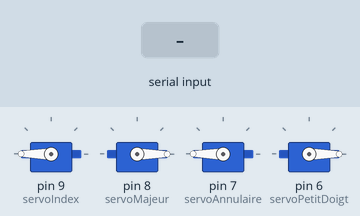
Recording of a sketch running on a simulated Arduino Uno, built with avr-gcc and run on an emulated ATmega328P. Parts: 4 × servo. The inputs (shaded band) are chosen by the test bench. What the sketch prints to the serial monitor is not drawn.

Above: at 1.2 s.
1.3 s: "90,45,200,10\n" received over Serial
At 2.5 s:
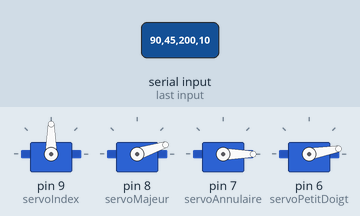
2.8 s: "30,150,10,200\n" received over Serial
At 3.7 s:
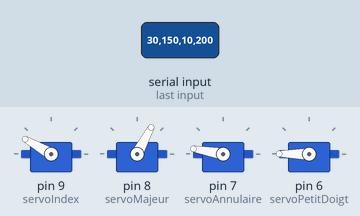
Timing chart, 0 to 5.8 s (numbered marks = the images above; inputs shaded):
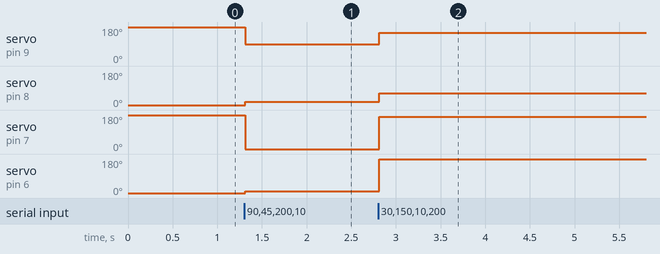

The sketch:

arduino_sketch.ino
```cpp
#include <SoftwareSerial.h>
#include <Servo.h>

SoftwareSerial bluetooth(2, 3);

Servo servoIndex;       // Pin 9  — monté à l'envers
Servo servoMajeur;      // Pin 8
Servo servoAnnulaire;   // Pin 7
Servo servoPetitDoigt;  // Pin 6

String data = "";

void setup() {
  Serial.begin(9600);
  bluetooth.begin(9600);

  servoIndex.write(180);     // index inversé → 180 = ouvert // max = 0 || config de base 180
  servoMajeur.write(0);     // max = 75                                 || config de base 75
  servoAnnulaire.write(180);// max = 0                                  || config de base 0
  servoPetitDoigt.write(0);  // max =  180                              || config de base 180

  servoIndex.attach(9);
  servoMajeur.attach(8);
  servoAnnulaire.attach(7);
  servoPetitDoigt.attach(6);

  Serial.println("=== Main robotique - 4 servos ===");
  Serial.println("En attente de connexion Bluetooth...");
}

void parseAndSetAngles(String input) {
  input.trim();

  int comma1 = input.indexOf(',');
  int comma2 = input.indexOf(',', comma1 + 1);
  int comma3 = input.indexOf(',', comma2 + 1);

  if (comma1 > 0 && comma2 > 0 && comma3 > 0) {
    // Python envoie : 0 = doigt levé, 180 = doigt baissé
    int angleIndex      = constrain(input.substring(0, comma1).toInt(), 0, 180);
    int angleMajeur     = constrain(input.substring(comma1 + 1, comma2).toInt(), 0, 180);
    int angleAnnulaire  = constrain(input.substring(comma2 + 1, comma3).toInt(), 0, 180);
    int anglePetitDoigt = constrain(input.substring(comma3 + 1).toInt(), 0, 180);

    // Index    : inversé,  0→180  à  180→0
    servoIndex.write(map(angleIndex, 0, 180, 180, 0));

    // Majeur   : course limitée, 0→0  à  180→75
    servoMajeur.write(map(angleMajeur, 0, 180, 0, 75));

    // Annulaire: inversé,  0→180  à  180→0
    servoAnnulaire.write(map(angleAnnulaire, 0, 180, 180, 0));

    // Auriculaire: normal, 0→0  à  180→180
    servoPetitDoigt.write(map(anglePetitDoigt, 0, 180, 0, 180));

    Serial.print("✓ Reçu: ");
    Serial.println(input);
    bluetooth.println("OK");

  } else {
    Serial.println("✗ Format invalide");
    bluetooth.println("ERREUR");
  }
}

void loop() {
  while (Serial.available()) {
    char c = Serial.read();
    if (c == '\n') {
      if (data.length() > 0) {   // ← ignorer si vide
        parseAndSetAngles(data);
      }
      data = "";
    } else if (c != '\r') {
      data += c;
      if (data.length() > 30) data = "";
    }
  }
}
```

Measured:
- after the input at 1.3 s, servo on pin 9 (servoIndex): 180° → 90° at once; servo on pin 8 (servoMajeur): 0° → 18° at once; servo on pin 7 (servoAnnulaire): 180° → 0° at once; servo on pin 6 (servoPetitDoigt): 0° → 10° at once
- after the input at 2.8 s, servo on pin 9 (servoIndex): 90° → 150° at once; servo on pin 8 (servoMajeur): 18° → 62° at once; servo on pin 7 (servoAnnulaire): 0° → 170° at once; servo on pin 6 (servoPetitDoigt): 10° → 180° at once
